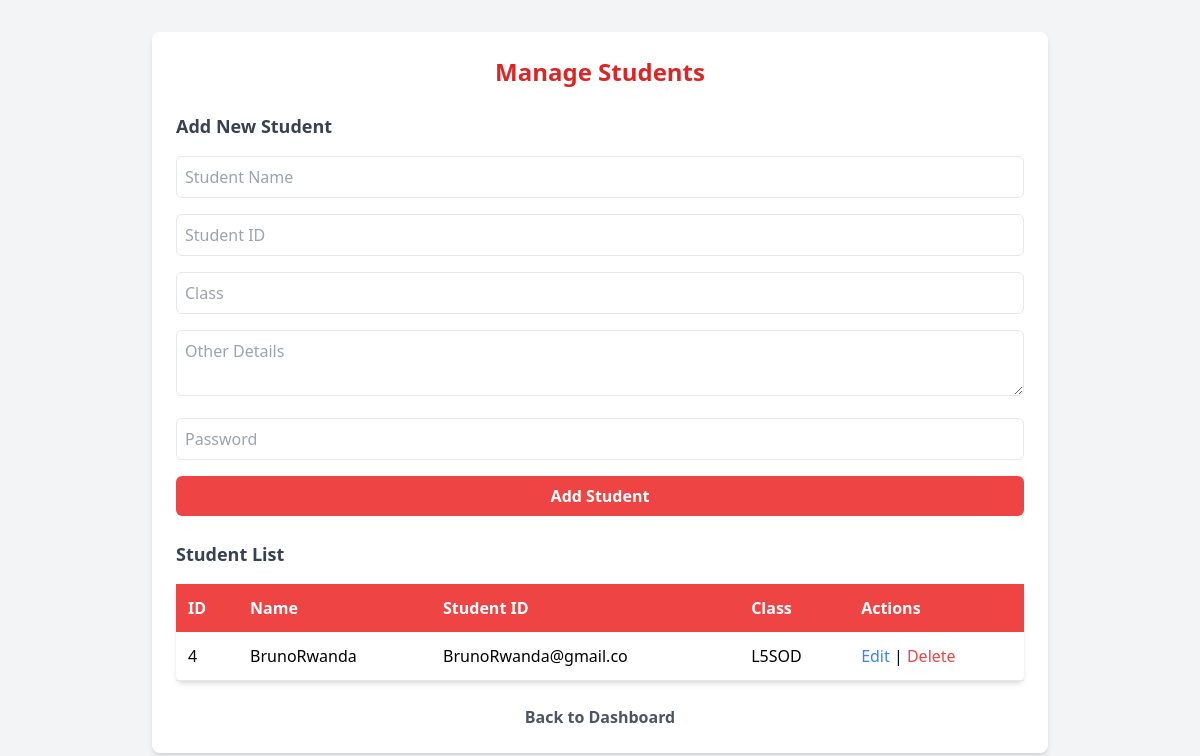
The app's page /admin/manage_students.php (signed in) with its own data.
### tables this page shows
CREATE TABLE `students` (
  `id` int(11) NOT NULL,
  `name` varchar(255) NOT NULL,
  `student_id` varchar(20) NOT NULL,
  `class` varchar(50) NOT NULL,
  `other_details` varchar(255) DEFAULT NULL,
  `password` varchar(255) NOT NULL
);

### admin/manage_students.php (the view, shortened to what this page needs)
<?php
include_once('../backend/config.php');
$result = mysqli_query($karine_conn, "SELECT * FROM students");
?>
<!DOCTYPE html>
<html lang="en">
<head>
    <script src="https://cdn.tailwindcss.com"></script>
</head>
<body class="bg-gray-100 p-8">
    <div class="max-w-4xl mx-auto bg-white p-6 rounded-lg shadow-md">
        <h1 class="text-2xl font-bold text-center text-red-600 mb-6">Manage Students</h1>
        <form method="POST" class="space-y-4 mb-6">
            <h2 class="text-lg font-semibold text-gray-700">Add New Student</h2>
            <input type="text" name="name" placeholder="Student Name" required class="w-full p-2 border rounded-md">
            <input type="text" name="student_id" placeholder="Student ID" required class="w-full p-2 border rounded-md">
            <input type="text" name="class" placeholder="Class" required class="w-full p-2 border rounded-md">
            <textarea name="other_details" placeholder="Other Details" class="w-full p-2 border rounded-md"></textarea>
            <input type="password" name="password" placeholder="Password" required class="w-full p-2 border rounded-md">
            <button type="submit" name="add_student" class="w-full bg-red-500 hover:bg-red-600 text-white font-bold py-2 rounded-md">Add Student</button>
        </form>
        <h2 class="text-lg font-semibold text-gray-700 mb-4">Student List</h2>
        <table class="w-full border-collapse bg-white shadow-md rounded-md">
            <thead>
                <tr class="bg-red-500 text-white">
                    <th class="p-3 text-left">ID</th>
                    <th class="p-3 text-left">Name</th>
                    <th class="p-3 text-left">Student ID</th>
                    <th class="p-3 text-left">Class</th>
                    <th class="p-3 text-left">Actions</th>
                </tr>
            </thead>
            <tbody>
                <?php while ($row = mysqli_fetch_assoc($result)) { ?>
                    <tr class="border-b">
                        <td class="p-3"><?php echo $row['id']; ?></td>
                        <td class="p-3"><?php echo $row['name']; ?></td>
                        <td class="p-3"><?php echo $row['student_id']; ?></td>
                        <td class="p-3"><?php echo $row['class']; ?></td>
                        <td class="p-3">
                            <a href="?edit=<?php echo $row['id']; ?>" class="text-blue-500 hover:underline">Edit</a> |
                            <a href="?delete=<?php echo $row['id']; ?>" class="text-red-500 hover:underline">Delete</a>
                        </td>
                    </tr>
                <?php } ?>
            </tbody>
        </table>
        <div class="mt-6 text-center">
            <a href="dashboard.php" class="text-gray-600 hover:text-red-500 font-semibold">Back to Dashboard</a>
        </div>
    </div>
</body>
</html>

### records on screen
students: id "4", name "BrunoRwanda", student "BrunoRwanda@gmail.co", class "L5SOD"
